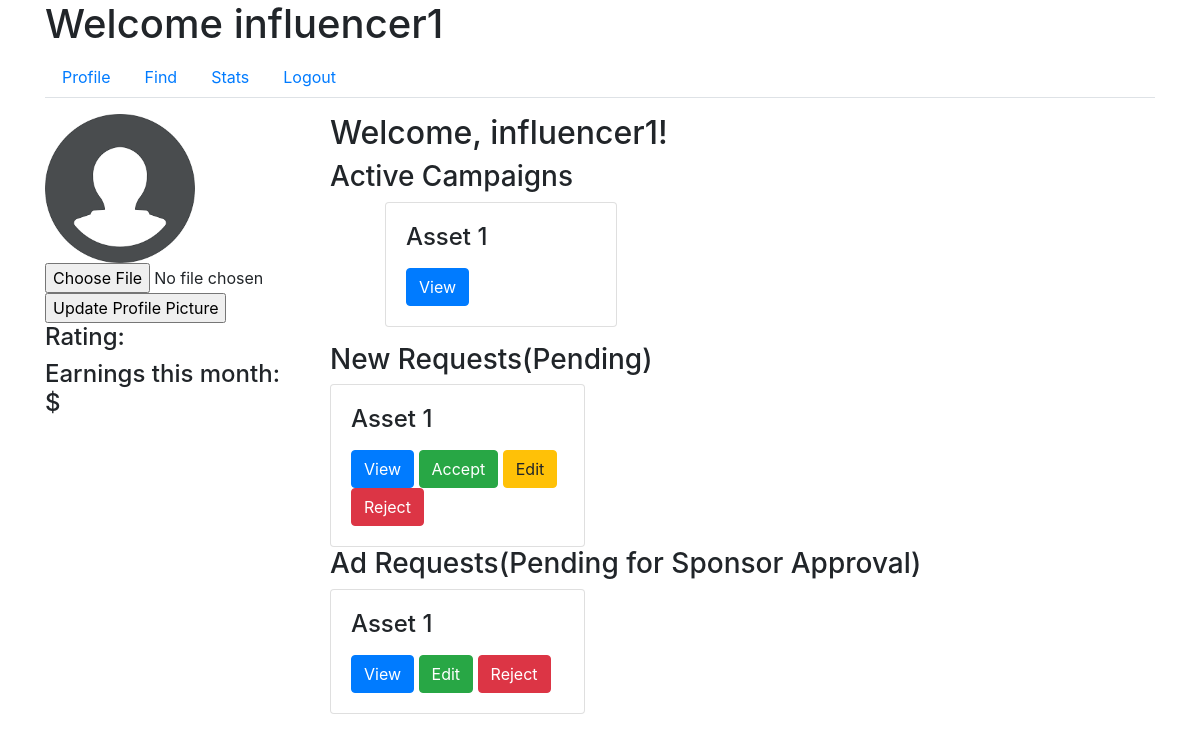
Page /influencer/profile (signed in) on the committed database.
### app/models.py (models this page shows, shortened)
class User(UserMixin, db.Model):
    id = db.Column(db.Integer, primary_key=True)
    username = db.Column(db.String(64), unique=True, nullable=False)
    email = db.Column(db.String(120), unique=True, nullable=False)
    password_hash = db.Column(db.String(128), nullable=False)
    role = db.Column(db.String(20), nullable=False)
    industry = db.Column(db.String(120))  # For Sponsors
    platforms = db.Column(db.Text)  # For Influencers
    category = db.Column(db.String(120))  # For Influencers
    niche = db.Column(db.String(120))  # For Influencers
    profile_pic = db.Column(db.String(20), nullable=False, default='download.png')
    flag = db.Column(db.Boolean, default=False, nullable=False)  # Add flag column

class Campaign(db.Model):
    id = db.Column(db.Integer, primary_key=True)
    name = db.Column(db.String(100), nullable=False)
    description = db.Column(db.Text, nullable=False)
    budget = db.Column(db.Float, nullable=False)
    visibility = db.Column(db.String(10), nullable=False)  # 'public', 'private'
    start_date = db.Column(db.Date, nullable=False)
    end_date = db.Column(db.Date, nullable=False)
    user_id = db.Column(db.Integer, db.ForeignKey('user.id'), nullable=False)
    ad_requests = db.relationship('AdRequest', backref='campaign', lazy=True)
    flag = db.Column(db.Boolean, default=False, nullable=False)  # Add flag column

class AdRequest(db.Model):
    id = db.Column(db.Integer, primary_key=True)
    campaign_id = db.Column(db.Integer, db.ForeignKey('campaign.id'), nullable=False)
    influencer_id = db.Column(db.Integer, db.ForeignKey('user.id'), nullable=False)
    requirements = db.Column(db.Text, nullable=False)
    payment_amount = db.Column(db.Float, nullable=False)
    status_influencer = db.Column(db.String(10), nullable=False)
    status_sponsor = db.Column(db.String(10), nullable=False)

### app/routes.py (the view)
@main.route('/influencer/profile')
@login_required
def influencer_profile():
    if current_user.role != 'influencer':
        return redirect(url_for('main.home'))
    influencer = current_user
    active_campaigns = Campaign.query.join(AdRequest, Campaign.id == AdRequest.campaign_id)\
    .filter(AdRequest.status_influencer == 'Accepted', AdRequest.influencer_id == influencer.id).all()
    public_influencer = User.query.filter_by(username='Public').first()
    new_requests = AdRequest.query.filter(
        (AdRequest.influencer_id == public_influencer.id) |
        (AdRequest.influencer_id == influencer.id),
        AdRequest.status_influencer == 'Pending'
    ).all()
    sponsor_pending_request = AdRequest.query.filter_by(influencer_id=influencer.id, status_sponsor='Pending').all()
    return render_template('influencer_profile.html',
                           influencer=influencer,
                           active_campaigns=active_campaigns,
                           new_requests=new_requests,
                           sponsor_pending_request=sponsor_pending_request)

### app/models.py (called while the page is built)
@login_manager.user_loader
def load_user(user_id):
    return User.query.get(int(user_id))

### app/templates/influencer_profile.html (shortened to what this page needs)
{% extends "influencer_dashboard.html" %}
{% block tab_content %}
<div class="row">
    <div class="col-md-3">
        <div class="profile-sidebar">
            <img src="{{ url_for('static', filename='profile_pics/' + current_user.profile_pic) }}" alt="Profile Picture">
            <form action="{{ url_for('main.update_profile_pic') }}" method="POST" enctype="multipart/form-data">
                <input type="file" name="profile_pic">
                <input type="submit" value="Update Profile Picture">
            </form>
            <div class="profile-stats">
                <h4>Rating: {{ influencer.rating }}</h4>
                <h4>Earnings this month: ${{ influencer.earnings }}</h4>
            </div>
        </div>
    </div>
    <div class="col-md-9">
        <div class="profile-main">
            <h2>Welcome, {{ current_user.username }}!</h2>
            <h3>Active Campaigns</h3>
            <ul>
                {% for campaign in active_campaigns %}
                <div class="col-md-4">
                    <div class="request-box card">
                        <div class="card-body">
                            <h4 class="card-title">{{ campaign.name }}</h4>
                            <button class="btn btn-primary" data-toggle="modal" data-target="#campaignModal" data-id="{{ campaign.id }}">View</button>
                        </div>
                    </div>
                </div>
                {% endfor %}
            </ul>
            <h3>New Requests(Pending)</h3>
            <div class="row">
                {% for request in new_requests %}
                <div class="col-md-4">
                    <div class="request-box card">
                        <div class="card-body">
                            <h4 class="card-title">{{ request.campaign.name }}</h4>
                            <button class="btn btn-primary" data-toggle="modal" data-target="#campaignModal" data-id="{{ request.campaign.id }}">View</button>
                            <a href="{{ url_for('main.accept_request_influencer', id=request.id) }}" class="btn btn-success">Accept</a>
                            <a href="{{ url_for('main.edit_ad_request_infl', id=request.id) }}" class="btn btn-warning">Edit</a>
                            <a href="{{ url_for('main.reject_request_influencer', id=request.id) }}" class="btn btn-danger">Reject</a>
                        </div>
                    </div>
                </div>
                {% endfor %}
            </div>
            <h3>Ad Requests(Pending for Sponsor Approval)</h3>
            <div class="row">
                {% for request in sponsor_pending_request %}
                <div class="col-md-4">
                    <div class="request-box card">
                        <div class="card-body">
                            <h4 class="card-title">{{ request.campaign.name }}</h4>
                            <button class="btn btn-primary" data-toggle="modal" data-target="#campaignModal" data-id="{{ request.campaign.id }}">View</button>
                            <a href="{{ url_for('main.edit_ad_request_infl', id=request.id) }}" class="btn btn-success">Edit</a>
                            <a href="{{ url_for('main.reject_request_influencer', id=request.id) }}" class="btn btn-danger">Reject</a>
                        </div>
                    </div>
                </div>
                {% endfor %}
            </div>
        </div>
    </div>
</div>
{% endblock %}

### app/templates/influencer_dashboard.html (shortened to what this page needs)
{% extends "base.html" %}
{% block content %}
<h1>Welcome {{ current_user.username }}</h1>
<ul class="nav nav-tabs">
    <li class="nav-item">
        <a class="nav-link" href="{{ url_for('main.influencer_profile') }}">Profile</a>
    </li>
    <li class="nav-item">
        <a class="nav-link" href="{{ url_for('main.influencer_find') }}">Find</a>
    </li>
    <li class="nav-item">
        <a class="nav-link" href="{{ url_for('main.influencer_stats') }}">Stats</a>
    </li>
    <li class="nav-item">
        <a class="nav-link" href="{{ url_for('main.logout') }}">Logout</a>
    </li>
</ul>
<div class="tab-content mt-3">
    {% block tab_content %}{% endblock %}
</div>
{% endblock %}

### app/static/css/styles.css (style rules this page uses)
.profile-sidebar img { max-width: 150px; max-height: 150px; object-fit: cover; }

### rows in the picture
User: username "influencer1", profile_pic (picture)
Campaign: name "Asset 1"
AdRequest: campaign.name "Asset 1"
AdRequest: campaign.name "Asset 1"
